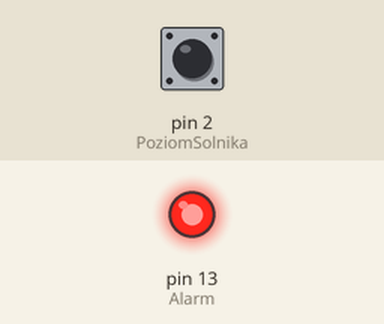
Bench run of a sketch on a simulated Arduino Uno, built with avr-gcc and run on an emulated ATmega328P. Parts: output pins drawn as LEDs (lit = HIGH). Inputs (shaded band) come from the test bench; at power-on: pin 2 (PoziomSolnika) HIGH.

Above: at 0.1 s.
Timing chart, 0 to 1.6 s (numbered marks = the images above):
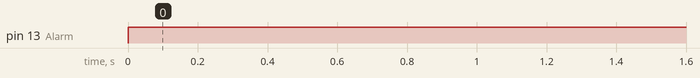

The sketch:

sketch.ino
```cpp
int PoziomSolnika = 2; // Nowatorski system przewodności solnika
int Alarm = 13; // Dioda alarmowa

bool MarcinekUgotowany = false;  //Gdyby Małcinek chciał dolać wody do solnika

void setup() {
  pinMode(PoziomSolnika, INPUT_PULLUP);
  pinMode(Alarm, OUTPUT);
}

void loop() {
  int stanSolnika = digitalRead(PoziomSolnika); // read poziomu solnika

  if (stanSolnika == 1) {
    MarcinekUgotowany = true;
  }

  if (MarcinekUgotowany == true) {
    digitalWrite(Alarm, true); // Palimy diodę alarmową
  } else {
    digitalWrite(Alarm, false);  // Marcin niewinny, solnik kradnie ktoś inny albo domino ma demencję
  }
}
```

Measured:
- by itself, pin 13 (Alarm): LOW → HIGH at 0.00 s
